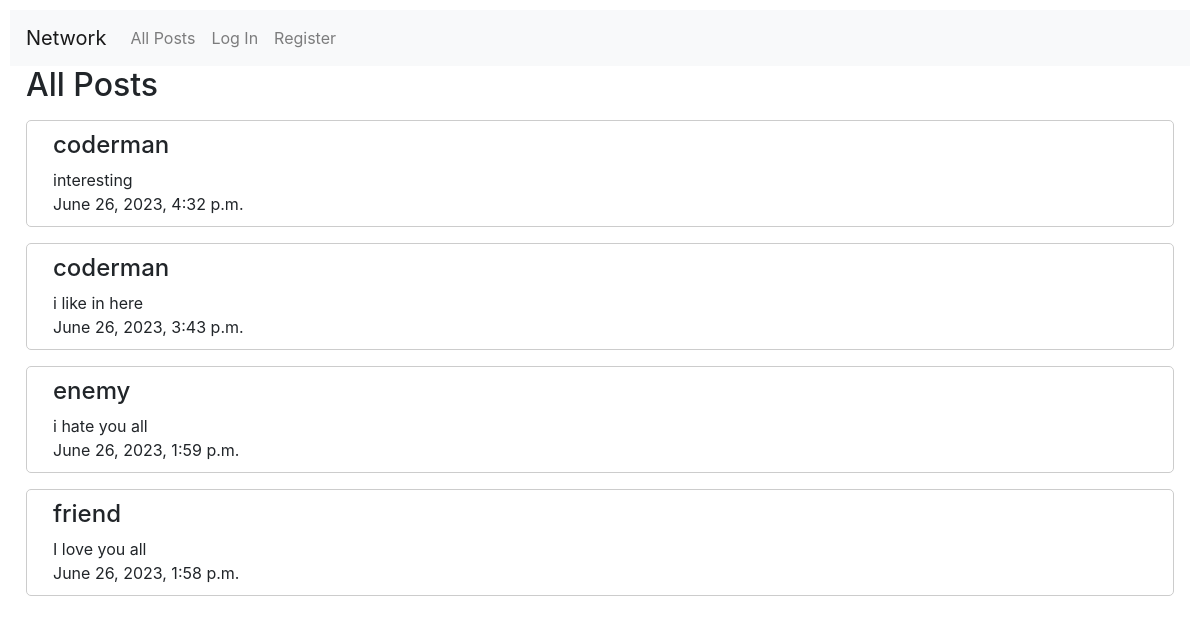
Before: / with the older database file.
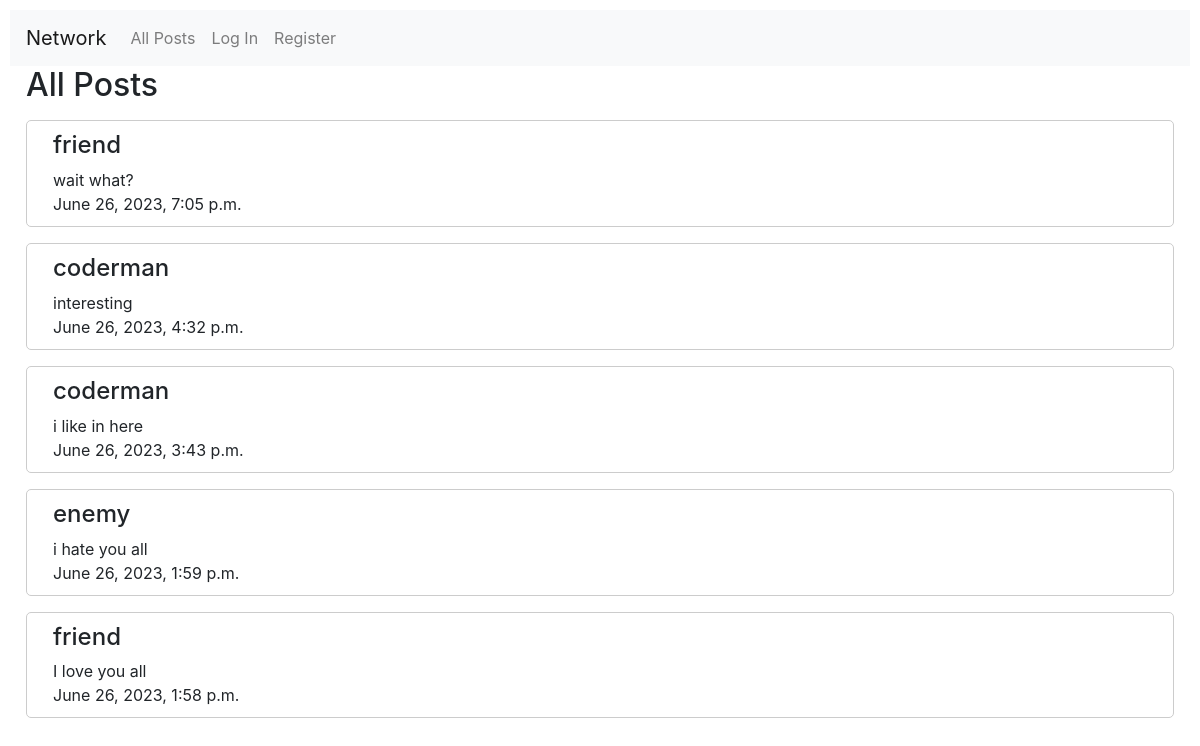
After: the same page with the newer database file.
### network/models.py (models this page shows)
class Post(models.Model):
    user = models.ForeignKey(
        User, on_delete=models.CASCADE, default=None, related_name="post"
    )
    created_at = models.DateTimeField(default=timezone.now)
    text = models.TextField(default="")

class User(AbstractUser):
    pass

### network/views.py (the view)
# urls.py: path("", views.index, name="index"),
def index(request):
    allPosts = Post.objects.all().order_by("created_at").reverse()
    return render(request, "network/index.html", {"allPosts": allPosts})

### network/templates/network/index.html (shortened to what this page needs)
{% extends "network/layout.html" %}
{% block body %}
<h2 class="ml-3">All Posts</h2>
<div>
    {% for post in allPosts%}
    <div class="new-post mt-3">
        <h4 class="ml-3">{{post.user}}</h4>
        <p class="ml-3">{{post.text}}</p>
        <p class="ml-3">{{post.created_at}}</p>
    </div>
    {% endfor %}
</div>
{% endblock %}

Changed rows visible on the page:
added Post: user "friend", text "wait what?", created_at "June 26, 2023, 7:05 p.m."
